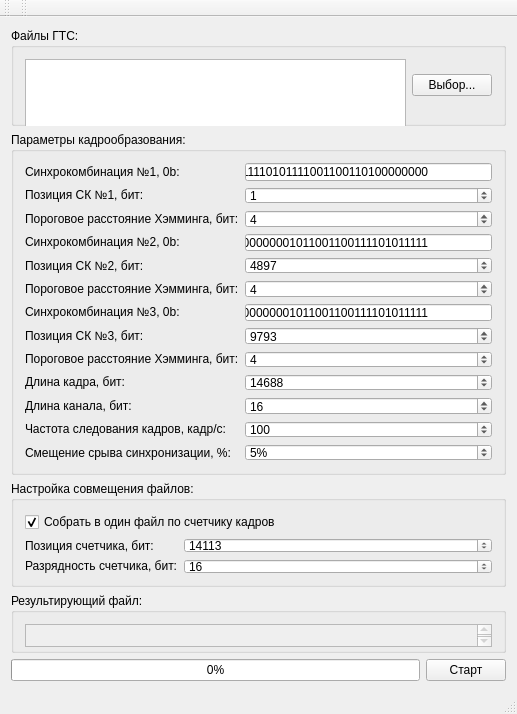
<?xml version="1.0" encoding="UTF-8"?>
<ui version="4.0">
 <class>MainWindow</class>
 <widget class="QMainWindow" name="MainWindow">
  <property name="geometry">
   <rect>
    <x>0</x>
    <y>0</y>
    <width>517</width>
    <height>714</height>
   </rect>
  </property>
  <property name="sizePolicy">
   <sizepolicy hsizetype="Fixed" vsizetype="Fixed">
    <horstretch>0</horstretch>
    <verstretch>0</verstretch>
   </sizepolicy>
  </property>
  <property name="minimumSize">
   <size>
    <width>472</width>
    <height>714</height>
   </size>
  </property>
  <property name="maximumSize">
   <size>
    <width>16777215</width>
    <height>16777215</height>
   </size>
  </property>
  <property name="windowTitle">
   <string>MainWindow</string>
  </property>
  <widget class="QWidget" name="centralWidget">
   <layout class="QVBoxLayout" name="verticalLayout_2">
    <item>
     <layout class="QVBoxLayout" name="verticalLayout">
      <item>
       <widget class="QGroupBox" name="groupBox">
        <property name="minimumSize">
         <size>
          <width>0</width>
          <height>80</height>
         </size>
        </property>
        <property name="maximumSize">
         <size>
          <width>16777215</width>
          <height>16777215</height>
         </size>
        </property>
        <property name="toolTip">
         <string>&lt;html&gt;&lt;head/&gt;&lt;body&gt;&lt;p&gt;Выбор исходных файлов ГТС для коррекции и совмещения.&lt;/p&gt;&lt;/body&gt;&lt;/html&gt;</string>
        </property>
        <property name="title">
         <string>Файлы ГТС:</string>
        </property>
        <layout class="QHBoxLayout" name="horizontalLayout_2">
         <item>
          <layout class="QHBoxLayout" name="horizontalLayout">
           <item>
            <layout class="QVBoxLayout" name="verticalLayout_3">
             <item>
              <widget class="QTextEdit" name="textEditInDIR">
               <property name="enabled">
                <bool>true</bool>
               </property>
               <property name="sizePolicy">
                <sizepolicy hsizetype="Preferred" vsizetype="Preferred">
                 <horstretch>0</horstretch>
                 <verstretch>0</verstretch>
                </sizepolicy>
               </property>
               <property name="minimumSize">
                <size>
                 <width>0</width>
                 <height>69</height>
                </size>
               </property>
               <property name="maximumSize">
                <size>
                 <width>16777215</width>
                 <height>16777215</height>
                </size>
               </property>
               <property name="toolTip">
                <string>&lt;html&gt;&lt;head/&gt;&lt;body&gt;&lt;p&gt;Исходные файлы ГТС.&lt;/p&gt;&lt;/body&gt;&lt;/html&gt;</string>
               </property>
               <property name="readOnly">
                <bool>true</bool>
               </property>
               <property name="html">
                <string>&lt;!DOCTYPE HTML PUBLIC &quot;-//W3C//DTD HTML 4.0//EN&quot; &quot;http://www.w3.org/TR/REC-html40/strict.dtd&quot;&gt;
&lt;html&gt;&lt;head&gt;&lt;meta name=&quot;qrichtext&quot; content=&quot;1&quot; /&gt;&lt;style type=&quot;text/css&quot;&gt;
p, li { white-space: pre-wrap; }
&lt;/style&gt;&lt;/head&gt;&lt;body style=&quot; font-family:'MS Shell Dlg 2'; font-size:8.25pt; font-weight:400; font-style:normal;&quot;&gt;
&lt;p style=&quot;-qt-paragraph-type:empty; margin-top:0px; margin-bottom:0px; margin-left:0px; margin-right:0px; -qt-block-indent:0; text-indent:0px;&quot;&gt;&lt;br /&gt;&lt;/p&gt;&lt;/body&gt;&lt;/html&gt;</string>
               </property>
              </widget>
             </item>
             <item>
              <spacer name="horizontalSpacer">
               <property name="orientation">
                <enum>Qt::Horizontal</enum>
               </property>
               <property name="sizeHint" stdset="0">
                <size>
                 <width>40</width>
                 <height>0</height>
                </size>
               </property>
              </spacer>
             </item>
            </layout>
           </item>
           <item>
            <spacer name="verticalSpacer">
             <property name="orientation">
              <enum>Qt::Vertical</enum>
             </property>
             <property name="sizeHint" stdset="0">
              <size>
               <width>0</width>
               <height>40</height>
              </size>
             </property>
            </spacer>
           </item>
           <item>
            <widget class="QPushButton" name="pushButtonOpenInDIR">
             <property name="toolTip">
              <string>&lt;html&gt;&lt;head/&gt;&lt;body&gt;&lt;p&gt;Выбор файлов ГТС.&lt;/p&gt;&lt;/body&gt;&lt;/html&gt;</string>
             </property>
             <property name="text">
              <string>Выбор...</string>
             </property>
            </widget>
           </item>
          </layout>
         </item>
        </layout>
       </widget>
      </item>
      <item>
       <widget class="QGroupBox" name="groupBox_2">
        <property name="sizePolicy">
         <sizepolicy hsizetype="Preferred" vsizetype="Fixed">
          <horstretch>0</horstretch>
          <verstretch>0</verstretch>
         </sizepolicy>
        </property>
        <property name="minimumSize">
         <size>
          <width>0</width>
          <height>343</height>
         </size>
        </property>
        <property name="maximumSize">
         <size>
          <width>16777215</width>
          <height>16777215</height>
         </size>
        </property>
        <property name="toolTip">
         <string>&lt;html&gt;&lt;head/&gt;&lt;body&gt;&lt;p&gt;Настройка параметров кадрообразования.&lt;/p&gt;&lt;/body&gt;&lt;/html&gt;</string>
        </property>
        <property name="title">
         <string>Параметры кадрообразования:</string>
        </property>
        <layout class="QHBoxLayout" name="horizontalLayout_4">
         <item>
          <layout class="QHBoxLayout" name="horizontalLayout_3">
           <property name="sizeConstraint">
            <enum>QLayout::SetDefaultConstraint</enum>
           </property>
           <item>
            <layout class="QVBoxLayout" name="verticalLayout_5">
             <item>
              <widget class="QLabel" name="label_4">
               <property name="text">
                <string>Синхрокомбинация №1, 0b:</string>
               </property>
              </widget>
             </item>
             <item>
              <widget class="QLabel" name="label_8">
               <property name="text">
                <string>Позиция СК №1, бит:</string>
               </property>
              </widget>
             </item>
             <item>
              <widget class="QLabel" name="label_14">
               <property name="text">
                <string>Пороговое расстояние Хэмминга, бит:</string>
               </property>
              </widget>
             </item>
             <item>
              <widget class="QLabel" name="label_9">
               <property name="text">
                <string>Синхрокомбинация №2, 0b:</string>
               </property>
              </widget>
             </item>
             <item>
              <widget class="QLabel" name="label_5">
               <property name="text">
                <string>Позиция СК №2, бит:</string>
               </property>
              </widget>
             </item>
             <item>
              <widget class="QLabel" name="label_15">
               <property name="text">
                <string>Пороговое расстояние Хэмминга, бит:</string>
               </property>
              </widget>
             </item>
             <item>
              <widget class="QLabel" name="label_10">
               <property name="text">
                <string>Синхрокомбинация №3, 0b:</string>
               </property>
              </widget>
             </item>
             <item>
              <widget class="QLabel" name="label_11">
               <property name="text">
                <string>Позиция СК №3, бит:</string>
               </property>
              </widget>
             </item>
             <item>
              <widget class="QLabel" name="label_16">
               <property name="text">
                <string>Пороговое расстояние Хэмминга, бит:</string>
               </property>
              </widget>
             </item>
             <item>
              <widget class="QLabel" name="label_6">
               <property name="text">
                <string>Длина кадра, бит:</string>
               </property>
              </widget>
             </item>
             <item>
              <widget class="QLabel" name="label_7">
               <property name="text">
                <string>Длина канала, бит:</string>
               </property>
              </widget>
             </item>
             <item>
              <widget class="QLabel" name="label_18">
               <property name="text">
                <string>Частота следования кадров, кадр/с:</string>
               </property>
              </widget>
             </item>
             <item>
              <widget class="QLabel" name="label_17">
               <property name="text">
                <string>Смещение срыва синхронизации, %:</string>
               </property>
              </widget>
             </item>
            </layout>
           </item>
           <item>
            <layout class="QVBoxLayout" name="verticalLayout_6">
             <item>
              <widget class="QLineEdit" name="lineEditSinc1">
               <property name="toolTip">
                <string>&lt;html&gt;&lt;head/&gt;&lt;body&gt;&lt;p&gt;Ввод синхрокомбинации.&lt;/p&gt;&lt;p&gt;Допускаются только символы &amp;quot;0&amp;quot; и &amp;quot;1&amp;quot;.&lt;/p&gt;&lt;p&gt;Последовательность не должна содержать пробелов.&lt;/p&gt;&lt;/body&gt;&lt;/html&gt;</string>
               </property>
               <property name="inputMask">
                <string>BBBBBBBBBBBBBBBBBBBBBBBBBBBBBBBBBBBBBBBBBBBBBBBB</string>
               </property>
               <property name="text">
                <string>111110101111001100110100000000</string>
               </property>
               <property name="cursorPosition">
                <number>48</number>
               </property>
              </widget>
             </item>
             <item>
              <widget class="QSpinBox" name="spinBoxSync1Pos">
               <property name="toolTip">
                <string>&lt;html&gt;&lt;head/&gt;&lt;body&gt;&lt;p&gt;Ввод позиции синхрокомбинации в битах. Счет с 1.&lt;/p&gt;&lt;/body&gt;&lt;/html&gt;</string>
               </property>
               <property name="maximum">
                <number>65536</number>
               </property>
               <property name="singleStep">
                <number>8</number>
               </property>
               <property name="value">
                <number>1</number>
               </property>
              </widget>
             </item>
             <item>
              <widget class="QSpinBox" name="spinBoxHamDist1">
               <property name="toolTip">
                <string>&lt;html&gt;&lt;head/&gt;&lt;body&gt;&lt;p&gt;Расстояние Хэмминга (количество разрядов, в которых различаются сравниваемые битовые последовательности), при превышении которого принимается отрицательное решение об обнаружении синхрокомбинации.&lt;/p&gt;&lt;p&gt;Только для синхрокомбинации №1!&lt;/p&gt;&lt;/body&gt;&lt;/html&gt;</string>
               </property>
               <property name="maximum">
                <number>64</number>
               </property>
               <property name="singleStep">
                <number>1</number>
               </property>
               <property name="value">
                <number>4</number>
               </property>
              </widget>
             </item>
             <item>
              <widget class="QLineEdit" name="lineEditSinc2">
               <property name="toolTip">
                <string>&lt;html&gt;&lt;head/&gt;&lt;body&gt;&lt;p&gt;Ввод синхрокомбинации.&lt;/p&gt;&lt;p&gt;Допускаются только символы &amp;quot;0&amp;quot; и &amp;quot;1&amp;quot;.&lt;/p&gt;&lt;p&gt;Последовательность не должна содержать пробелов.&lt;/p&gt;&lt;p&gt;Если синхрокомбинация не определена, поле нужно оставить пустым.&lt;/p&gt;&lt;/body&gt;&lt;/html&gt;</string>
               </property>
               <property name="inputMask">
                <string>BBBBBBBBBBBBBBBBBBBBBBBBBBBBBBBBBBBBBBBBBBBBBBBB</string>
               </property>
               <property name="text">
                <string>000000001011001100111101011111</string>
               </property>
               <property name="cursorPosition">
                <number>48</number>
               </property>
              </widget>
             </item>
             <item>
              <widget class="QSpinBox" name="spinBoxSync2Pos">
               <property name="toolTip">
                <string>&lt;html&gt;&lt;head/&gt;&lt;body&gt;&lt;p&gt;Ввод позиции синхрокомбинации в битах. Счет с 1.&lt;/p&gt;&lt;/body&gt;&lt;/html&gt;</string>
               </property>
               <property name="maximum">
                <number>65536</number>
               </property>
               <property name="singleStep">
                <number>8</number>
               </property>
               <property name="value">
                <number>4897</number>
               </property>
              </widget>
             </item>
             <item>
              <widget class="QSpinBox" name="spinBoxHamDist2">
               <property name="toolTip">
                <string>&lt;html&gt;&lt;head/&gt;&lt;body&gt;&lt;p&gt;Расстояние Хэмминга (количество разрядов, в которых различаются сравниваемые битовые последовательности), при превышении которого принимается отрицательное решение об обнаружении синхрокомбинации.&lt;/p&gt;&lt;p&gt;Только для синхрокомбинации №2!&lt;/p&gt;&lt;/body&gt;&lt;/html&gt;</string>
               </property>
               <property name="maximum">
                <number>64</number>
               </property>
               <property name="singleStep">
                <number>1</number>
               </property>
               <property name="value">
                <number>4</number>
               </property>
              </widget>
             </item>
             <item>
              <widget class="QLineEdit" name="lineEditSinc3">
               <property name="toolTip">
                <string>&lt;html&gt;&lt;head/&gt;&lt;body&gt;&lt;p&gt;Ввод синхрокомбинации.&lt;/p&gt;&lt;p&gt;Допускаются только символы &amp;quot;0&amp;quot; и &amp;quot;1&amp;quot;.&lt;/p&gt;&lt;p&gt;Последовательность не должна содержать пробелов.&lt;/p&gt;&lt;p&gt;Если синхрокомбинация не определена, поле нужно оставить пустым.&lt;/p&gt;&lt;/body&gt;&lt;/html&gt;</string>
               </property>
               <property name="inputMask">
                <string>BBBBBBBBBBBBBBBBBBBBBBBBBBBBBBBBBBBBBBBBBBBBBBBB</string>
               </property>
               <property name="text">
                <string>000000001011001100111101011111</string>
               </property>
               <property name="cursorPosition">
                <number>48</number>
               </property>
              </widget>
             </item>
             <item>
              <widget class="QSpinBox" name="spinBoxSync3Pos">
               <property name="toolTip">
                <string>&lt;html&gt;&lt;head/&gt;&lt;body&gt;&lt;p&gt;Ввод позиции синхрокомбинации в битах. Счет с 1.&lt;/p&gt;&lt;/body&gt;&lt;/html&gt;</string>
               </property>
               <property name="maximum">
                <number>65536</number>
               </property>
               <property name="singleStep">
                <number>8</number>
               </property>
               <property name="value">
                <number>9793</number>
               </property>
              </widget>
             </item>
             <item>
              <widget class="QSpinBox" name="spinBoxHamDist3">
               <property name="toolTip">
                <string>&lt;html&gt;&lt;head/&gt;&lt;body&gt;&lt;p&gt;Расстояние Хэмминга (количество разрядов, в которых различаются сравниваемые битовые последовательности), при превышении которого принимается отрицательное решение об обнаружении синхрокомбинации.&lt;/p&gt;&lt;p&gt;Только для синхрокомбинации №3!&lt;/p&gt;&lt;/body&gt;&lt;/html&gt;</string>
               </property>
               <property name="maximum">
                <number>64</number>
               </property>
               <property name="singleStep">
                <number>1</number>
               </property>
               <property name="value">
                <number>4</number>
               </property>
              </widget>
             </item>
             <item>
              <widget class="QSpinBox" name="spinBoxLenFrame">
               <property name="toolTip">
                <string>&lt;html&gt;&lt;head/&gt;&lt;body&gt;&lt;p&gt;Ввод длины кадра в битах.&lt;/p&gt;&lt;/body&gt;&lt;/html&gt;</string>
               </property>
               <property name="maximum">
                <number>65536</number>
               </property>
               <property name="singleStep">
                <number>8</number>
               </property>
               <property name="value">
                <number>14688</number>
               </property>
              </widget>
             </item>
             <item>
              <widget class="QSpinBox" name="spinBoxLenChan">
               <property name="toolTip">
                <string>&lt;html&gt;&lt;head/&gt;&lt;body&gt;&lt;p&gt;Ввод длины канала (количество разрядов) в битах.&lt;/p&gt;&lt;/body&gt;&lt;/html&gt;</string>
               </property>
               <property name="maximum">
                <number>64</number>
               </property>
               <property name="singleStep">
                <number>8</number>
               </property>
               <property name="value">
                <number>16</number>
               </property>
              </widget>
             </item>
             <item>
              <widget class="QSpinBox" name="spinBoxFreqFrame">
               <property name="toolTip">
                <string>&lt;html&gt;&lt;head/&gt;&lt;body&gt;&lt;p&gt;Ввод длины канала (количество разрядов) в битах.&lt;/p&gt;&lt;/body&gt;&lt;/html&gt;</string>
               </property>
               <property name="minimum">
                <number>1</number>
               </property>
               <property name="maximum">
                <number>65536</number>
               </property>
               <property name="singleStep">
                <number>100</number>
               </property>
               <property name="value">
                <number>100</number>
               </property>
              </widget>
             </item>
             <item>
              <widget class="QSpinBox" name="spinBoxOffsetSincFail">
               <property name="toolTip">
                <string>&lt;html&gt;&lt;head/&gt;&lt;body&gt;&lt;p&gt;Смещение срыва синхронизации в процентах относительно длины кадра.&lt;/p&gt;&lt;p&gt;При демодуляции телеметрического сигнала плохого качества происходят срывы тактовой синхронизации демодулятора, что приводит к потере/добавлению разрядов. &lt;/p&gt;&lt;p&gt;Данное значение определяет диапазон поиска очередной синхрокомбинации и влияет на включение потерянных кадров в общий поток.&lt;/p&gt;&lt;/body&gt;&lt;/html&gt;</string>
               </property>
               <property name="suffix">
                <string>%</string>
               </property>
               <property name="maximum">
                <number>100</number>
               </property>
               <property name="singleStep">
                <number>1</number>
               </property>
               <property name="value">
                <number>5</number>
               </property>
              </widget>
             </item>
            </layout>
           </item>
          </layout>
         </item>
        </layout>
       </widget>
      </item>
      <item>
       <widget class="QGroupBox" name="groupBox_4">
        <property name="sizePolicy">
         <sizepolicy hsizetype="Preferred" vsizetype="Fixed">
          <horstretch>0</horstretch>
          <verstretch>0</verstretch>
         </sizepolicy>
        </property>
        <property name="minimumSize">
         <size>
          <width>0</width>
          <height>106</height>
         </size>
        </property>
        <property name="maximumSize">
         <size>
          <width>16777215</width>
          <height>106</height>
         </size>
        </property>
        <property name="title">
         <string>Настройка совмещения файлов:</string>
        </property>
        <layout class="QHBoxLayout" name="horizontalLayout_8">
         <item>
          <layout class="QVBoxLayout" name="verticalLayout_9">
           <item>
            <widget class="QCheckBox" name="checkBoxJoinFrames">
             <property name="toolTip">
              <string>&lt;html&gt;&lt;head/&gt;&lt;body&gt;&lt;p&gt;При установке данного флага будет произведена сборка кадров ГТС в один файл  в последовательности, определенной счетчиком. Выбор кадра, присутствующего в разных файлах, осуществляется по наименьшему числу ошибок в синхрокомбинации.&lt;/p&gt;&lt;p&gt;Если на входе один файл, сборка осуществлена не будет.&lt;/p&gt;&lt;/body&gt;&lt;/html&gt;</string>
             </property>
             <property name="text">
              <string>Собрать в один файл по счетчику кадров</string>
             </property>
             <property name="checked">
              <bool>true</bool>
             </property>
            </widget>
           </item>
           <item>
            <layout class="QHBoxLayout" name="horizontalLayout_10">
             <item>
              <layout class="QVBoxLayout" name="verticalLayout_10">
               <item>
                <widget class="QLabel" name="label_12">
                 <property name="text">
                  <string>Позиция счетчика, бит:</string>
                 </property>
                </widget>
               </item>
               <item>
                <widget class="QLabel" name="label_13">
                 <property name="text">
                  <string>Разрядность счетчика, бит:</string>
                 </property>
                </widget>
               </item>
              </layout>
             </item>
             <item>
              <layout class="QVBoxLayout" name="verticalLayout_11">
               <item>
                <widget class="QSpinBox" name="spinBoxCountPos">
                 <property name="toolTip">
                  <string>&lt;html&gt;&lt;head/&gt;&lt;body&gt;&lt;p&gt;Ввод позиции счетчика в битах. Счет с 1.&lt;/p&gt;&lt;/body&gt;&lt;/html&gt;</string>
                 </property>
                 <property name="maximum">
                  <number>65536</number>
                 </property>
                 <property name="singleStep">
                  <number>8</number>
                 </property>
                 <property name="value">
                  <number>14113</number>
                 </property>
                </widget>
               </item>
               <item>
                <spacer name="horizontalSpacer_2">
                 <property name="orientation">
                  <enum>Qt::Horizontal</enum>
                 </property>
                 <property name="sizeHint" stdset="0">
                  <size>
                   <width>40</width>
                   <height>0</height>
                  </size>
                 </property>
                </spacer>
               </item>
               <item>
                <widget class="QSpinBox" name="spinBoxCountLen">
                 <property name="toolTip">
                  <string>&lt;html&gt;&lt;head/&gt;&lt;body&gt;&lt;p&gt;Ввод разрядности счетчика в битах.&lt;/p&gt;&lt;/body&gt;&lt;/html&gt;</string>
                 </property>
                 <property name="maximum">
                  <number>64</number>
                 </property>
                 <property name="singleStep">
                  <number>1</number>
                 </property>
                 <property name="value">
                  <number>16</number>
                 </property>
                </widget>
               </item>
              </layout>
             </item>
            </layout>
           </item>
          </layout>
         </item>
        </layout>
       </widget>
      </item>
      <item>
       <widget class="QGroupBox" name="groupBox_3">
        <property name="sizePolicy">
         <sizepolicy hsizetype="Preferred" vsizetype="Fixed">
          <horstretch>0</horstretch>
          <verstretch>0</verstretch>
         </sizepolicy>
        </property>
        <property name="maximumSize">
         <size>
          <width>16777215</width>
          <height>60</height>
         </size>
        </property>
        <property name="toolTip">
         <string>&lt;html&gt;&lt;head/&gt;&lt;body&gt;&lt;p&gt;Имя файла, содержащего обработанный ГТС.&lt;/p&gt;&lt;/body&gt;&lt;/html&gt;</string>
        </property>
        <property name="title">
         <string>Результирующий файл:</string>
        </property>
        <layout class="QHBoxLayout" name="horizontalLayout_6">
         <item>
          <layout class="QHBoxLayout" name="horizontalLayout_5">
           <item>
            <widget class="QTextEdit" name="textEditRezDir">
             <property name="enabled">
              <bool>false</bool>
             </property>
             <property name="sizePolicy">
              <sizepolicy hsizetype="Ignored" vsizetype="Ignored">
               <horstretch>0</horstretch>
               <verstretch>0</verstretch>
              </sizepolicy>
             </property>
             <property name="minimumSize">
              <size>
               <width>0</width>
               <height>23</height>
              </size>
             </property>
             <property name="maximumSize">
              <size>
               <width>16777215</width>
               <height>23</height>
              </size>
             </property>
             <property name="toolTip">
              <string>&lt;html&gt;&lt;head/&gt;&lt;body&gt;&lt;p&gt;Путь к файлу телеметрического сигнала&lt;/p&gt;&lt;/body&gt;&lt;/html&gt;</string>
             </property>
             <property name="readOnly">
              <bool>true</bool>
             </property>
            </widget>
           </item>
          </layout>
         </item>
        </layout>
       </widget>
      </item>
      <item>
       <layout class="QHBoxLayout" name="horizontalLayout_9">
        <property name="sizeConstraint">
         <enum>QLayout::SetNoConstraint</enum>
        </property>
        <item>
         <widget class="QProgressBar" name="progressBar">
          <property name="toolTip">
           <string>&lt;html&gt;&lt;head/&gt;&lt;body&gt;&lt;p&gt;Прогресс обработки.&lt;/p&gt;&lt;p&gt;Скорость обработки может изменяться в зависимости от качества исходных файлов ГТС.&lt;/p&gt;&lt;/body&gt;&lt;/html&gt;</string>
          </property>
          <property name="value">
           <number>0</number>
          </property>
         </widget>
        </item>
        <item>
         <widget class="QPushButton" name="pushButtonStart">
          <property name="toolTip">
           <string>&lt;html&gt;&lt;head/&gt;&lt;body&gt;&lt;p&gt;Начать обработку.&lt;/p&gt;&lt;/body&gt;&lt;/html&gt;</string>
          </property>
          <property name="text">
           <string>Старт</string>
          </property>
         </widget>
        </item>
       </layout>
      </item>
     </layout>
    </item>
   </layout>
  </widget>
  <widget class="QMenuBar" name="menuBar">
   <property name="geometry">
    <rect>
     <x>0</x>
     <y>0</y>
     <width>517</width>
     <height>21</height>
    </rect>
   </property>
  </widget>
  <widget class="QToolBar" name="mainToolBar">
   <attribute name="toolBarArea">
    <enum>TopToolBarArea</enum>
   </attribute>
   <attribute name="toolBarBreak">
    <bool>false</bool>
   </attribute>
  </widget>
  <widget class="QStatusBar" name="statusBar"/>
  <widget class="QToolBar" name="toolBar">
   <property name="windowTitle">
    <string>toolBar</string>
   </property>
   <attribute name="toolBarArea">
    <enum>TopToolBarArea</enum>
   </attribute>
   <attribute name="toolBarBreak">
    <bool>false</bool>
   </attribute>
  </widget>
 </widget>
 <layoutdefault spacing="6" margin="11"/>
 <resources/>
 <connections/>
</ui>
